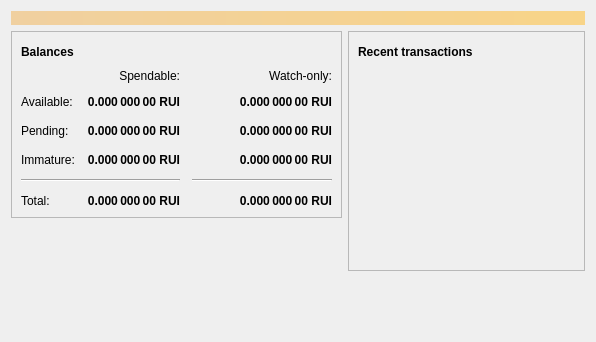
<?xml version="1.0" encoding="UTF-8"?>
<ui version="4.0">
 <class>OverviewPage</class>
 <widget class="QWidget" name="OverviewPage">
  <property name="geometry">
   <rect>
    <x>0</x>
    <y>0</y>
    <width>596</width>
    <height>342</height>
   </rect>
  </property>
  <property name="windowTitle">
   <string>Form</string>
  </property>
  <layout class="QVBoxLayout" name="topLayout">
   <item>
    <widget class="QLabel" name="labelAlerts">
     <property name="visible">
      <bool>false</bool>
     </property>
     <property name="styleSheet">
      <string notr="true">QLabel { background-color: qlineargradient(x1: 0, y1: 0, x2: 1, y2: 0, stop:0 #F0D0A0, stop:1 #F8D488); color:#000000; }</string>
     </property>
     <property name="wordWrap">
      <bool>true</bool>
     </property>
     <property name="margin">
      <number>3</number>
     </property>
     <property name="textInteractionFlags">
      <set>Qt::TextSelectableByMouse</set>
     </property>
    </widget>
   </item>
   <item>
    <layout class="QHBoxLayout" name="horizontalLayout" stretch="1,1">
     <item>
      <layout class="QVBoxLayout" name="verticalLayout_2">
       <item>
        <widget class="QFrame" name="frame">
         <property name="frameShape">
          <enum>QFrame::StyledPanel</enum>
         </property>
         <property name="frameShadow">
          <enum>QFrame::Raised</enum>
         </property>
         <layout class="QVBoxLayout" name="verticalLayout_4">
          <item>
           <layout class="QHBoxLayout" name="horizontalLayout_4">
            <item>
             <widget class="QLabel" name="label_5">
              <property name="font">
               <font>
                <weight>75</weight>
                <bold>true</bold>
               </font>
              </property>
              <property name="text">
               <string>Balances</string>
              </property>
             </widget>
            </item>
            <item>
             <widget class="QPushButton" name="labelWalletStatus">
              <property name="enabled">
               <bool>true</bool>
              </property>
              <property name="maximumSize">
               <size>
                <width>30</width>
                <height>16777215</height>
               </size>
              </property>
              <property name="toolTip">
               <string>The displayed information may be out of date. Your wallet automatically synchronizes with the ruicoin network after a connection is established, but this process has not completed yet.</string>
              </property>
              <property name="text">
               <string/>
              </property>
              <property name="icon">
               <iconset resource="../bitcoin.qrc">
                <normaloff>:/icons/warning</normaloff>
                <disabledoff>:/icons/warning</disabledoff>:/icons/warning</iconset>
              </property>
              <property name="iconSize">
               <size>
                <width>24</width>
                <height>24</height>
               </size>
              </property>
              <property name="flat">
               <bool>true</bool>
              </property>
             </widget>
            </item>
            <item>
             <spacer name="horizontalSpacer_3">
              <property name="orientation">
               <enum>Qt::Horizontal</enum>
              </property>
              <property name="sizeHint" stdset="0">
               <size>
                <width>40</width>
                <height>20</height>
               </size>
              </property>
             </spacer>
            </item>
           </layout>
          </item>
          <item>
           <layout class="QGridLayout" name="gridLayout">
            <property name="spacing">
             <number>12</number>
            </property>
            <item row="2" column="2">
             <widget class="QLabel" name="labelWatchPending">
              <property name="font">
               <font>
                <weight>75</weight>
                <bold>true</bold>
               </font>
              </property>
              <property name="cursor">
               <cursorShape>IBeamCursor</cursorShape>
              </property>
              <property name="toolTip">
               <string>Unconfirmed transactions to watch-only addresses</string>
              </property>
              <property name="text">
               <string notr="true">0.000 000 00 RUI</string>
              </property>
              <property name="alignment">
               <set>Qt::AlignRight|Qt::AlignTrailing|Qt::AlignVCenter</set>
              </property>
              <property name="textInteractionFlags">
               <set>Qt::LinksAccessibleByMouse|Qt::TextSelectableByKeyboard|Qt::TextSelectableByMouse</set>
              </property>
             </widget>
            </item>
            <item row="2" column="1">
             <widget class="QLabel" name="labelUnconfirmed">
              <property name="font">
               <font>
                <weight>75</weight>
                <bold>true</bold>
               </font>
              </property>
              <property name="cursor">
               <cursorShape>IBeamCursor</cursorShape>
              </property>
              <property name="toolTip">
               <string>Total of transactions that have yet to be confirmed, and do not yet count toward the spendable balance</string>
              </property>
              <property name="text">
               <string notr="true">0.000 000 00 RUI</string>
              </property>
              <property name="alignment">
               <set>Qt::AlignRight|Qt::AlignTrailing|Qt::AlignVCenter</set>
              </property>
              <property name="textInteractionFlags">
               <set>Qt::LinksAccessibleByMouse|Qt::TextSelectableByKeyboard|Qt::TextSelectableByMouse</set>
              </property>
             </widget>
            </item>
            <item row="3" column="2">
             <widget class="QLabel" name="labelWatchImmature">
              <property name="font">
               <font>
                <weight>75</weight>
                <bold>true</bold>
               </font>
              </property>
              <property name="cursor">
               <cursorShape>IBeamCursor</cursorShape>
              </property>
              <property name="toolTip">
               <string>Mined balance in watch-only addresses that has not yet matured</string>
              </property>
              <property name="text">
               <string notr="true">0.000 000 00 RUI</string>
              </property>
              <property name="alignment">
               <set>Qt::AlignRight|Qt::AlignTrailing|Qt::AlignVCenter</set>
              </property>
              <property name="textInteractionFlags">
               <set>Qt::LinksAccessibleByMouse|Qt::TextSelectableByKeyboard|Qt::TextSelectableByMouse</set>
              </property>
             </widget>
            </item>
            <item row="4" column="0" colspan="2">
             <widget class="Line" name="line">
              <property name="orientation">
               <enum>Qt::Horizontal</enum>
              </property>
             </widget>
            </item>
            <item row="4" column="2">
             <widget class="Line" name="lineWatchBalance">
              <property name="sizePolicy">
               <sizepolicy hsizetype="Preferred" vsizetype="Fixed">
                <horstretch>0</horstretch>
                <verstretch>0</verstretch>
               </sizepolicy>
              </property>
              <property name="minimumSize">
               <size>
                <width>140</width>
                <height>0</height>
               </size>
              </property>
              <property name="orientation">
               <enum>Qt::Horizontal</enum>
              </property>
             </widget>
            </item>
            <item row="5" column="0">
             <widget class="QLabel" name="labelTotalText">
              <property name="text">
               <string>Total:</string>
              </property>
             </widget>
            </item>
            <item row="3" column="1">
             <widget class="QLabel" name="labelImmature">
              <property name="font">
               <font>
                <weight>75</weight>
                <bold>true</bold>
               </font>
              </property>
              <property name="cursor">
               <cursorShape>IBeamCursor</cursorShape>
              </property>
              <property name="toolTip">
               <string>Mined balance that has not yet matured</string>
              </property>
              <property name="text">
               <string notr="true">0.000 000 00 RUI</string>
              </property>
              <property name="alignment">
               <set>Qt::AlignRight|Qt::AlignTrailing|Qt::AlignVCenter</set>
              </property>
              <property name="textInteractionFlags">
               <set>Qt::LinksAccessibleByMouse|Qt::TextSelectableByKeyboard|Qt::TextSelectableByMouse</set>
              </property>
             </widget>
            </item>
            <item row="2" column="3">
             <spacer name="horizontalSpacer_2">
              <property name="orientation">
               <enum>Qt::Horizontal</enum>
              </property>
              <property name="sizeHint" stdset="0">
               <size>
                <width>40</width>
                <height>20</height>
               </size>
              </property>
             </spacer>
            </item>
            <item row="3" column="0">
             <widget class="QLabel" name="labelImmatureText">
              <property name="text">
               <string>Immature:</string>
              </property>
             </widget>
            </item>
            <item row="5" column="1">
             <widget class="QLabel" name="labelTotal">
              <property name="font">
               <font>
                <weight>75</weight>
                <bold>true</bold>
               </font>
              </property>
              <property name="cursor">
               <cursorShape>IBeamCursor</cursorShape>
              </property>
              <property name="toolTip">
               <string>Your current total balance</string>
              </property>
              <property name="text">
               <string notr="true">0.000 000 00 RUI</string>
              </property>
              <property name="alignment">
               <set>Qt::AlignRight|Qt::AlignTrailing|Qt::AlignVCenter</set>
              </property>
              <property name="textInteractionFlags">
               <set>Qt::LinksAccessibleByMouse|Qt::TextSelectableByKeyboard|Qt::TextSelectableByMouse</set>
              </property>
             </widget>
            </item>
            <item row="5" column="2">
             <widget class="QLabel" name="labelWatchTotal">
              <property name="font">
               <font>
                <weight>75</weight>
                <bold>true</bold>
               </font>
              </property>
              <property name="cursor">
               <cursorShape>IBeamCursor</cursorShape>
              </property>
              <property name="toolTip">
               <string>Current total balance in watch-only addresses</string>
              </property>
              <property name="text">
               <string notr="true">0.000 000 00 RUI</string>
              </property>
              <property name="alignment">
               <set>Qt::AlignRight|Qt::AlignTrailing|Qt::AlignVCenter</set>
              </property>
              <property name="textInteractionFlags">
               <set>Qt::LinksAccessibleByMouse|Qt::TextSelectableByKeyboard|Qt::TextSelectableByMouse</set>
              </property>
             </widget>
            </item>
            <item row="0" column="2">
             <widget class="QLabel" name="labelWatchonly">
              <property name="text">
               <string>Watch-only:</string>
              </property>
              <property name="alignment">
               <set>Qt::AlignRight|Qt::AlignTrailing|Qt::AlignVCenter</set>
              </property>
             </widget>
            </item>
            <item row="1" column="0">
             <widget class="QLabel" name="labelBalanceText">
              <property name="text">
               <string>Available:</string>
              </property>
             </widget>
            </item>
            <item row="1" column="1">
             <widget class="QLabel" name="labelBalance">
              <property name="font">
               <font>
                <weight>75</weight>
                <bold>true</bold>
               </font>
              </property>
              <property name="cursor">
               <cursorShape>IBeamCursor</cursorShape>
              </property>
              <property name="toolTip">
               <string>Your current spendable balance</string>
              </property>
              <property name="text">
               <string notr="true">0.000 000 00 RUI</string>
              </property>
              <property name="alignment">
               <set>Qt::AlignRight|Qt::AlignTrailing|Qt::AlignVCenter</set>
              </property>
              <property name="textInteractionFlags">
               <set>Qt::LinksAccessibleByMouse|Qt::TextSelectableByKeyboard|Qt::TextSelectableByMouse</set>
              </property>
             </widget>
            </item>
            <item row="1" column="2">
             <widget class="QLabel" name="labelWatchAvailable">
              <property name="font">
               <font>
                <weight>75</weight>
                <bold>true</bold>
               </font>
              </property>
              <property name="cursor">
               <cursorShape>IBeamCursor</cursorShape>
              </property>
              <property name="toolTip">
               <string>Your current balance in watch-only addresses</string>
              </property>
              <property name="text">
               <string notr="true">0.000 000 00 RUI</string>
              </property>
              <property name="alignment">
               <set>Qt::AlignRight|Qt::AlignTrailing|Qt::AlignVCenter</set>
              </property>
              <property name="textInteractionFlags">
               <set>Qt::LinksAccessibleByMouse|Qt::TextSelectableByKeyboard|Qt::TextSelectableByMouse</set>
              </property>
             </widget>
            </item>
            <item row="2" column="0">
             <widget class="QLabel" name="labelPendingText">
              <property name="text">
               <string>Pending:</string>
              </property>
             </widget>
            </item>
            <item row="0" column="1">
             <widget class="QLabel" name="labelSpendable">
              <property name="text">
               <string>Spendable:</string>
              </property>
              <property name="alignment">
               <set>Qt::AlignRight|Qt::AlignTrailing|Qt::AlignVCenter</set>
              </property>
             </widget>
            </item>
           </layout>
          </item>
         </layout>
        </widget>
       </item>
       <item>
        <spacer name="verticalSpacer">
         <property name="orientation">
          <enum>Qt::Vertical</enum>
         </property>
         <property name="sizeHint" stdset="0">
          <size>
           <width>20</width>
           <height>40</height>
          </size>
         </property>
        </spacer>
       </item>
      </layout>
     </item>
     <item>
      <layout class="QVBoxLayout" name="verticalLayout_3">
       <item>
        <widget class="QFrame" name="frame_2">
         <property name="frameShape">
          <enum>QFrame::StyledPanel</enum>
         </property>
         <property name="frameShadow">
          <enum>QFrame::Raised</enum>
         </property>
         <layout class="QVBoxLayout" name="verticalLayout">
          <item>
           <layout class="QHBoxLayout" name="horizontalLayout_2">
            <item>
             <widget class="QLabel" name="label_4">
              <property name="font">
               <font>
                <weight>75</weight>
                <bold>true</bold>
               </font>
              </property>
              <property name="text">
               <string>Recent transactions</string>
              </property>
             </widget>
            </item>
            <item>
             <widget class="QPushButton" name="labelTransactionsStatus">
              <property name="enabled">
               <bool>true</bool>
              </property>
              <property name="maximumSize">
               <size>
                <width>30</width>
                <height>16777215</height>
               </size>
              </property>
              <property name="toolTip">
               <string>The displayed information may be out of date. Your wallet automatically synchronizes with the ruicoin network after a connection is established, but this process has not completed yet.</string>
              </property>
              <property name="text">
               <string/>
              </property>
              <property name="icon">
               <iconset resource="../bitcoin.qrc">
                <normaloff>:/icons/warning</normaloff>
                <disabledoff>:/icons/warning</disabledoff>:/icons/warning</iconset>
              </property>
              <property name="iconSize">
               <size>
                <width>24</width>
                <height>24</height>
               </size>
              </property>
              <property name="flat">
               <bool>true</bool>
              </property>
             </widget>
            </item>
            <item>
             <spacer name="horizontalSpacer">
              <property name="orientation">
               <enum>Qt::Horizontal</enum>
              </property>
              <property name="sizeHint" stdset="0">
               <size>
                <width>40</width>
                <height>20</height>
               </size>
              </property>
             </spacer>
            </item>
           </layout>
          </item>
          <item>
           <widget class="QListView" name="listTransactions">
            <property name="styleSheet">
             <string notr="true">QListView { background: transparent; }</string>
            </property>
            <property name="frameShape">
             <enum>QFrame::NoFrame</enum>
            </property>
            <property name="verticalScrollBarPolicy">
             <enum>Qt::ScrollBarAlwaysOff</enum>
            </property>
            <property name="horizontalScrollBarPolicy">
             <enum>Qt::ScrollBarAlwaysOff</enum>
            </property>
            <property name="selectionMode">
             <enum>QAbstractItemView::NoSelection</enum>
            </property>
           </widget>
          </item>
         </layout>
        </widget>
       </item>
       <item>
        <spacer name="verticalSpacer_2">
         <property name="orientation">
          <enum>Qt::Vertical</enum>
         </property>
         <property name="sizeHint" stdset="0">
          <size>
           <width>20</width>
           <height>40</height>
          </size>
         </property>
        </spacer>
       </item>
      </layout>
     </item>
    </layout>
   </item>
  </layout>
 </widget>
 <resources/>
 <connections/>
</ui>
